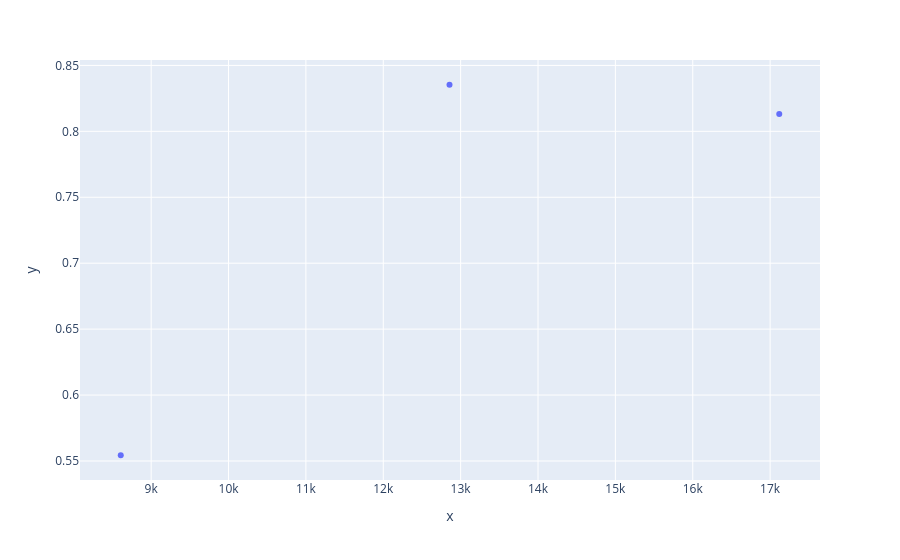

The notebook cell saved with this chart:
### Markdown cell above
# Demographic Stats

Demographic stats currently run pretty quickly (sub 1 second).

### Code cell
from ukrdc_stats.calculators.demographics import DemographicStatsCalculator
import pandas as pd
import plotly.express as px
from contextlib import contextmanager
from time import perf_counter

@contextmanager
def catchtime():
    start = perf_counter()
    yield lambda: perf_counter() - start


args = {"include_tracing":False, "limit_to_ukrdc":True, "limit_query_length" : None}

units = ["RNJ00", "RJZ", "RFBAK"]
patient_cohort_length = []
time_to_run = []

for unit in units:
    with catchtime() as t:
        calculator = DemographicStatsCalculator(ukrdc3, unit)
        # run function to extract stats
        output = calculator.extract_stats(**args)

    patient_cohort_length.append(len(calculator._patient_cohort))
    time_to_run.append(t())

fig = px.scatter(x=patient_cohort_length, y=time_to_run)
fig.show()

### Figure 1 — Plotly figure (JSON) as saved in the notebook; plotly's stock layout.template omitted (floating-point values rounded to 4 significant figures)
{"data": [{"hovertemplate": "x=%{x}<br>y=%{y}<extra></extra>", "legendgroup": "", "marker": {"color": "#636efa", "symbol": "circle"}, "mode": "markers", "name": "", "orientation": "v", "showlegend": false, "type": "scatter", "x": [12856, 8607, 17118], "xaxis": "x", "y": [0.8353, 0.5543, 0.8131], "yaxis": "y"}], "layout": {"legend": {"tracegroupgap": 0}, "margin": {"t": 60}, "xaxis": {"anchor": "y", "domain": [0, 1], "title": {"text": "x"}}, "yaxis": {"anchor": "x", "domain": [0, 1], "title": {"text": "y"}}}}
